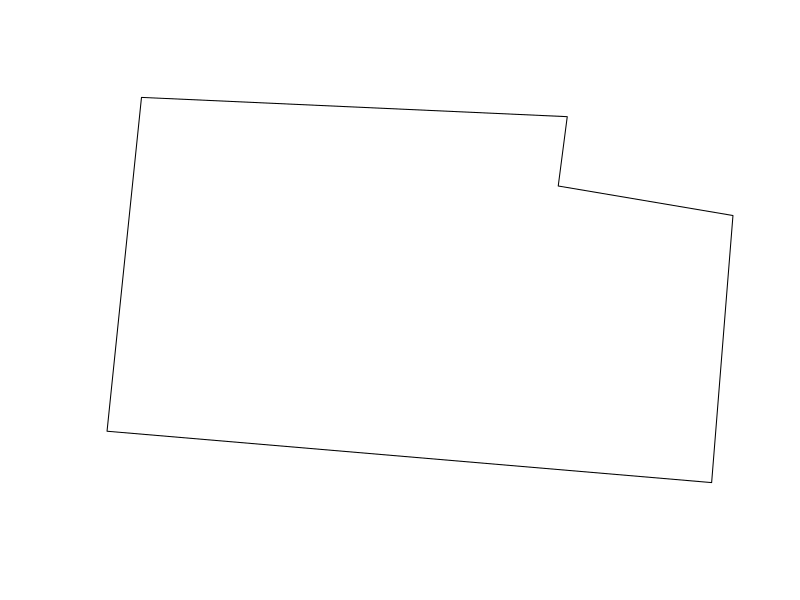

Write the R code that produced this figure.
## ---- chunk 1
knitr::opts_chunk$set(echo = TRUE)
## ---- chunk 2
Angulo=function(m1="Pendiente_L1",m2="Pendiente_L2"){
  v1=atan((m2-m1)/(1+m1*m2))
  return(v1)
}
## ---- chunk 3
Codigo=c("A","B","C","D","E","F")
Este=c(272841.7,272893.6,272892.5,272913.8,272911.2,272837.5)  
Norte=c(8666459.9,8666456.9,8666446.1,8666441.5,8666399.9,8666407.9)
pol=data.frame(Codigo,Este,Norte)

Grafico=function(df){
  este=c(df[,"Este"],df[1,2])
  norte=c(df[,"Norte"],df[1,3])
  return(plot(este,norte,type="l",axes=FALSE, xlab="", ylab=""))
}
Grafico(pol)
## ---- chunk 4
x=sample(1:100,10)

orden=function(x){
  n<-length(x)
  for(j in 1:(n-1)){
    for(i in 1:(n-j)){
      if(x[i]>x[i+1]){
        temp=x[i]
        x[i]=x[i+1]
        x[i+1]=temp
      }
    }
  }
  return(x)
}
orden(x)
